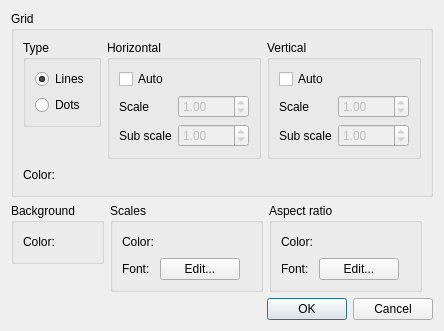
<?xml version="1.0" encoding="UTF-8"?>
<ui version="4.0">
 <class>VerticalCrossSectionWindowDisplaySettingDialog</class>
 <widget class="QDialog" name="VerticalCrossSectionWindowDisplaySettingDialog">
  <property name="geometry">
   <rect>
    <x>0</x>
    <y>0</y>
    <width>421</width>
    <height>322</height>
   </rect>
  </property>
  <property name="windowTitle">
   <string>Elevation View Window Display Setting</string>
  </property>
  <layout class="QVBoxLayout" name="verticalLayout_6">
   <item>
    <layout class="QHBoxLayout" name="horizontalLayout_6">
     <item>
      <widget class="QGroupBox" name="bgGridGroupBox">
       <property name="title">
        <string>Grid</string>
       </property>
       <layout class="QVBoxLayout" name="verticalLayout_5">
        <item>
         <layout class="QHBoxLayout" name="horizontalLayout_2">
          <item>
           <layout class="QVBoxLayout" name="verticalLayout_4">
            <item>
             <widget class="QGroupBox" name="typeGroupBox">
              <property name="title">
               <string>Type</string>
              </property>
              <layout class="QVBoxLayout" name="verticalLayout">
               <item>
                <widget class="QRadioButton" name="bgLinesRadioButton">
                 <property name="text">
                  <string>Lines</string>
                 </property>
                 <property name="checked">
                  <bool>true</bool>
                 </property>
                </widget>
               </item>
               <item>
                <widget class="QRadioButton" name="bgDotsRadioButton">
                 <property name="text">
                  <string>Dots</string>
                 </property>
                </widget>
               </item>
              </layout>
             </widget>
            </item>
            <item>
             <spacer name="verticalSpacer">
              <property name="orientation">
               <enum>Qt::Vertical</enum>
              </property>
              <property name="sizeHint" stdset="0">
               <size>
                <width>20</width>
                <height>13</height>
               </size>
              </property>
             </spacer>
            </item>
           </layout>
          </item>
          <item>
           <widget class="QGroupBox" name="horizontalGroupBox">
            <property name="title">
             <string>Horizontal</string>
            </property>
            <layout class="QVBoxLayout" name="verticalLayout_2">
             <item>
              <widget class="QCheckBox" name="horizontalAutoCheckBox">
               <property name="text">
                <string>Auto</string>
               </property>
              </widget>
             </item>
             <item>
              <layout class="QGridLayout" name="gridLayout">
               <item row="0" column="0">
                <widget class="QLabel" name="horizontalScaleLabel">
                 <property name="text">
                  <string>Scale</string>
                 </property>
                </widget>
               </item>
               <item row="0" column="1">
                <widget class="QDoubleSpinBox" name="horizontalScaleSpinBox">
                 <property name="enabled">
                  <bool>false</bool>
                 </property>
                 <property name="minimum">
                  <double>0.010000000000000</double>
                 </property>
                 <property name="maximum">
                  <double>1000.000000000000000</double>
                 </property>
                 <property name="value">
                  <double>1.000000000000000</double>
                 </property>
                </widget>
               </item>
               <item row="1" column="0">
                <widget class="QLabel" name="horizontalSubScaleLabel">
                 <property name="text">
                  <string>Sub scale</string>
                 </property>
                </widget>
               </item>
               <item row="1" column="1">
                <widget class="QDoubleSpinBox" name="horizontalSubScaleSpinBox">
                 <property name="enabled">
                  <bool>false</bool>
                 </property>
                 <property name="minimum">
                  <double>0.010000000000000</double>
                 </property>
                 <property name="maximum">
                  <double>1000.000000000000000</double>
                 </property>
                 <property name="value">
                  <double>1.000000000000000</double>
                 </property>
                </widget>
               </item>
              </layout>
             </item>
            </layout>
           </widget>
          </item>
          <item>
           <widget class="QGroupBox" name="horizontalGroupBox_2">
            <property name="title">
             <string>Vertical</string>
            </property>
            <layout class="QVBoxLayout" name="verticalLayout_3">
             <item>
              <widget class="QCheckBox" name="verticalAutoCheckBox">
               <property name="text">
                <string>Auto</string>
               </property>
              </widget>
             </item>
             <item>
              <layout class="QGridLayout" name="gridLayout_2">
               <item row="0" column="0">
                <widget class="QLabel" name="verticalScaleLabel">
                 <property name="text">
                  <string>Scale</string>
                 </property>
                </widget>
               </item>
               <item row="0" column="1">
                <widget class="QDoubleSpinBox" name="verticalScaleSpinBox">
                 <property name="enabled">
                  <bool>false</bool>
                 </property>
                 <property name="minimum">
                  <double>0.010000000000000</double>
                 </property>
                 <property name="maximum">
                  <double>1000.000000000000000</double>
                 </property>
                 <property name="value">
                  <double>1.000000000000000</double>
                 </property>
                </widget>
               </item>
               <item row="1" column="0">
                <widget class="QLabel" name="verticalSubScaleLabel">
                 <property name="text">
                  <string>Sub scale</string>
                 </property>
                </widget>
               </item>
               <item row="1" column="1">
                <widget class="QDoubleSpinBox" name="verticalSubScaleSpinBox">
                 <property name="enabled">
                  <bool>false</bool>
                 </property>
                 <property name="minimum">
                  <double>0.010000000000000</double>
                 </property>
                 <property name="maximum">
                  <double>1000.000000000000000</double>
                 </property>
                 <property name="value">
                  <double>1.000000000000000</double>
                 </property>
                </widget>
               </item>
              </layout>
             </item>
            </layout>
           </widget>
          </item>
         </layout>
        </item>
        <item>
         <layout class="QHBoxLayout" name="horizontalLayout">
          <item>
           <widget class="QLabel" name="gridColorLabel">
            <property name="text">
             <string>Color:</string>
            </property>
           </widget>
          </item>
          <item>
           <widget class="ColorEditWidget" name="gridColorWidget">
            <property name="text">
             <string/>
            </property>
           </widget>
          </item>
          <item>
           <spacer name="horizontalSpacer">
            <property name="orientation">
             <enum>Qt::Horizontal</enum>
            </property>
            <property name="sizeHint" stdset="0">
             <size>
              <width>40</width>
              <height>20</height>
             </size>
            </property>
           </spacer>
          </item>
         </layout>
        </item>
       </layout>
      </widget>
     </item>
     <item>
      <spacer name="horizontalSpacer_5">
       <property name="orientation">
        <enum>Qt::Horizontal</enum>
       </property>
       <property name="sizeHint" stdset="0">
        <size>
         <width>40</width>
         <height>20</height>
        </size>
       </property>
      </spacer>
     </item>
    </layout>
   </item>
   <item>
    <layout class="QHBoxLayout" name="horizontalLayout_5">
     <item>
      <layout class="QVBoxLayout" name="verticalLayout_8">
       <item>
        <widget class="QGroupBox" name="BackgroundGroupBox">
         <property name="title">
          <string>Background</string>
         </property>
         <layout class="QGridLayout" name="gridLayout_9">
          <item row="0" column="1">
           <layout class="QHBoxLayout" name="horizontalLayout_15">
            <item>
             <widget class="ColorEditWidget" name="BackgroundColorWidget">
              <property name="text">
               <string/>
              </property>
             </widget>
            </item>
            <item>
             <spacer name="horizontalSpacer_15">
              <property name="orientation">
               <enum>Qt::Horizontal</enum>
              </property>
              <property name="sizeHint" stdset="0">
               <size>
                <width>18</width>
                <height>20</height>
               </size>
              </property>
             </spacer>
            </item>
           </layout>
          </item>
          <item row="0" column="0">
           <widget class="QLabel" name="BackgroundColorLabel">
            <property name="text">
             <string>Color:</string>
            </property>
           </widget>
          </item>
         </layout>
        </widget>
       </item>
       <item>
        <spacer name="verticalSpacer_5">
         <property name="orientation">
          <enum>Qt::Vertical</enum>
         </property>
         <property name="sizeHint" stdset="0">
          <size>
           <width>20</width>
           <height>13</height>
          </size>
         </property>
        </spacer>
       </item>
      </layout>
     </item>
     <item>
      <widget class="QGroupBox" name="distanceMakersGroupBox">
       <property name="title">
        <string>Scales</string>
       </property>
       <layout class="QGridLayout" name="gridLayout_4">
        <item row="0" column="0">
         <widget class="QLabel" name="distanceMarkersColorLabel">
          <property name="text">
           <string>Color:</string>
          </property>
         </widget>
        </item>
        <item row="0" column="1">
         <layout class="QHBoxLayout" name="horizontalLayout_4">
          <item>
           <widget class="ColorEditWidget" name="distanceMarkersColorWidget">
            <property name="text">
             <string/>
            </property>
           </widget>
          </item>
          <item>
           <spacer name="horizontalSpacer_3">
            <property name="orientation">
             <enum>Qt::Horizontal</enum>
            </property>
            <property name="sizeHint" stdset="0">
             <size>
              <width>18</width>
              <height>20</height>
             </size>
            </property>
           </spacer>
          </item>
         </layout>
        </item>
        <item row="1" column="0">
         <widget class="QLabel" name="distanceMarkersFontLabel">
          <property name="text">
           <string>Font:</string>
          </property>
         </widget>
        </item>
        <item row="1" column="1">
         <layout class="QHBoxLayout" name="horizontalLayout_9">
          <item>
           <widget class="QPushButton" name="distanceMarkersFontButton">
            <property name="text">
             <string>Edit...</string>
            </property>
           </widget>
          </item>
          <item>
           <spacer name="horizontalSpacer_8">
            <property name="orientation">
             <enum>Qt::Horizontal</enum>
            </property>
            <property name="sizeHint" stdset="0">
             <size>
              <width>40</width>
              <height>20</height>
             </size>
            </property>
           </spacer>
          </item>
         </layout>
        </item>
       </layout>
      </widget>
     </item>
     <item>
      <widget class="QGroupBox" name="aspectRatioGroupBox">
       <property name="title">
        <string>Aspect ratio</string>
       </property>
       <layout class="QGridLayout" name="gridLayout_3">
        <item row="0" column="0">
         <widget class="QLabel" name="aspectRatioColorLabel">
          <property name="text">
           <string>Color:</string>
          </property>
         </widget>
        </item>
        <item row="0" column="1">
         <layout class="QHBoxLayout" name="horizontalLayout_3">
          <item>
           <widget class="ColorEditWidget" name="aspectRatioColorWidget">
            <property name="text">
             <string/>
            </property>
           </widget>
          </item>
          <item>
           <spacer name="horizontalSpacer_2">
            <property name="orientation">
             <enum>Qt::Horizontal</enum>
            </property>
            <property name="sizeHint" stdset="0">
             <size>
              <width>18</width>
              <height>20</height>
             </size>
            </property>
           </spacer>
          </item>
         </layout>
        </item>
        <item row="1" column="0">
         <widget class="QLabel" name="aspectRatioFontLabel">
          <property name="text">
           <string>Font:</string>
          </property>
         </widget>
        </item>
        <item row="1" column="1">
         <layout class="QHBoxLayout" name="horizontalLayout_8">
          <item>
           <widget class="QPushButton" name="aspectRatioFontButton">
            <property name="text">
             <string>Edit...</string>
            </property>
           </widget>
          </item>
          <item>
           <spacer name="horizontalSpacer_7">
            <property name="orientation">
             <enum>Qt::Horizontal</enum>
            </property>
            <property name="sizeHint" stdset="0">
             <size>
              <width>40</width>
              <height>20</height>
             </size>
            </property>
           </spacer>
          </item>
         </layout>
        </item>
       </layout>
      </widget>
     </item>
     <item>
      <spacer name="horizontalSpacer_6">
       <property name="orientation">
        <enum>Qt::Horizontal</enum>
       </property>
       <property name="sizeHint" stdset="0">
        <size>
         <width>40</width>
         <height>20</height>
        </size>
       </property>
      </spacer>
     </item>
    </layout>
   </item>
   <item>
    <spacer name="verticalSpacer_2">
     <property name="orientation">
      <enum>Qt::Vertical</enum>
     </property>
     <property name="sizeHint" stdset="0">
      <size>
       <width>20</width>
       <height>7</height>
      </size>
     </property>
    </spacer>
   </item>
   <item>
    <widget class="QDialogButtonBox" name="buttonBox">
     <property name="orientation">
      <enum>Qt::Horizontal</enum>
     </property>
     <property name="standardButtons">
      <set>QDialogButtonBox::Cancel|QDialogButtonBox::Ok</set>
     </property>
    </widget>
   </item>
  </layout>
  <zorder>buttonBox</zorder>
  <zorder>verticalSpacer_2</zorder>
 </widget>
 <customwidgets>
  <customwidget>
   <class>ColorEditWidget</class>
   <extends>QLabel</extends>
   <header>guibase/widget/coloreditwidget.h</header>
  </customwidget>
 </customwidgets>
 <resources/>
 <connections>
  <connection>
   <sender>horizontalAutoCheckBox</sender>
   <signal>toggled(bool)</signal>
   <receiver>horizontalScaleSpinBox</receiver>
   <slot>setDisabled(bool)</slot>
   <hints>
    <hint type="sourcelabel">
     <x>116</x>
     <y>65</y>
    </hint>
    <hint type="destinationlabel">
     <x>179</x>
     <y>88</y>
    </hint>
   </hints>
  </connection>
  <connection>
   <sender>horizontalAutoCheckBox</sender>
   <signal>toggled(bool)</signal>
   <receiver>horizontalSubScaleSpinBox</receiver>
   <slot>setDisabled(bool)</slot>
   <hints>
    <hint type="sourcelabel">
     <x>132</x>
     <y>60</y>
    </hint>
    <hint type="destinationlabel">
     <x>171</x>
     <y>114</y>
    </hint>
   </hints>
  </connection>
  <connection>
   <sender>verticalAutoCheckBox</sender>
   <signal>toggled(bool)</signal>
   <receiver>verticalScaleSpinBox</receiver>
   <slot>setDisabled(bool)</slot>
   <hints>
    <hint type="sourcelabel">
     <x>264</x>
     <y>64</y>
    </hint>
    <hint type="destinationlabel">
     <x>324</x>
     <y>89</y>
    </hint>
   </hints>
  </connection>
  <connection>
   <sender>verticalAutoCheckBox</sender>
   <signal>toggled(bool)</signal>
   <receiver>verticalSubScaleSpinBox</receiver>
   <slot>setDisabled(bool)</slot>
   <hints>
    <hint type="sourcelabel">
     <x>287</x>
     <y>64</y>
    </hint>
    <hint type="destinationlabel">
     <x>316</x>
     <y>107</y>
    </hint>
   </hints>
  </connection>
  <connection>
   <sender>buttonBox</sender>
   <signal>accepted()</signal>
   <receiver>VerticalCrossSectionWindowDisplaySettingDialog</receiver>
   <slot>accept()</slot>
   <hints>
    <hint type="sourcelabel">
     <x>280</x>
     <y>304</y>
    </hint>
    <hint type="destinationlabel">
     <x>172</x>
     <y>319</y>
    </hint>
   </hints>
  </connection>
  <connection>
   <sender>buttonBox</sender>
   <signal>rejected()</signal>
   <receiver>VerticalCrossSectionWindowDisplaySettingDialog</receiver>
   <slot>reject()</slot>
   <hints>
    <hint type="sourcelabel">
     <x>359</x>
     <y>304</y>
    </hint>
    <hint type="destinationlabel">
     <x>316</x>
     <y>323</y>
    </hint>
   </hints>
  </connection>
 </connections>
</ui>
